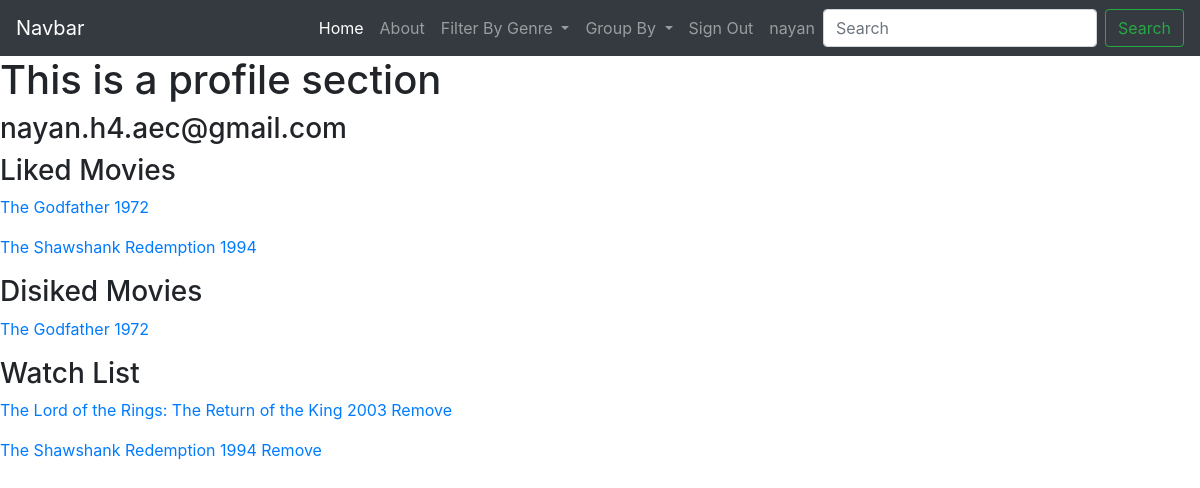
Before: /movie/profile (signed in) with the older database file.
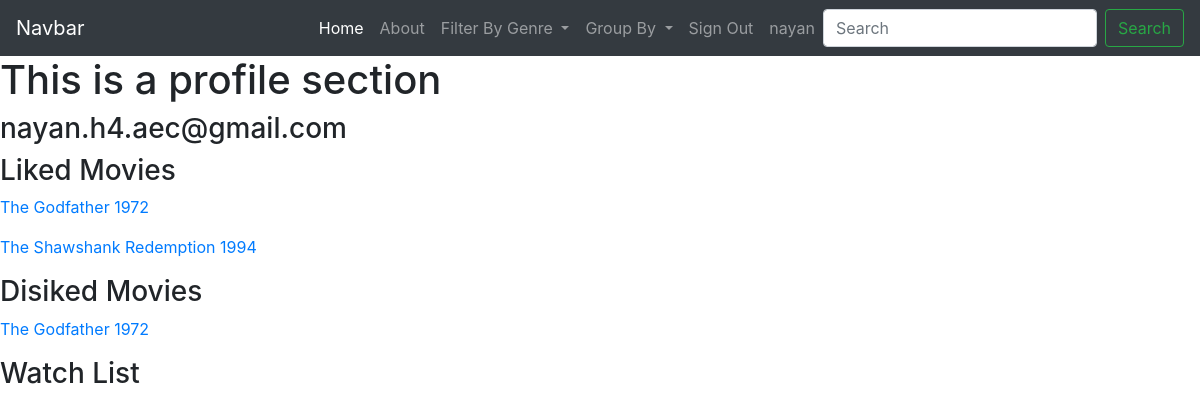
After: the same page with the newer database file.
### movie/models.py (models this page shows, shortened)
class ProfileLikedMovie(models.Model):
    Liked_list=models.ForeignKey(Movies, on_delete=models.CASCADE,related_name="like_later",null=True)
    ProfileLinked=models.ForeignKey(settings.AUTH_USER_MODEL, on_delete=models.CASCADE,related_name='userliked')

class Movies(models.Model):
    Director=models.CharField(max_length=30)
    Cast_I=models.CharField(max_length=30)
    Cast_II=models.CharField(max_length=30)
    Name=models.TextField()
    ReleaseYear=models.IntegerField()
    ImdbRating=models.CharField(max_length=3)
    Genre=models.TextField(null=True)
    Language=models.CharField(max_length=20,null=True)
    Like=models.IntegerField()
    Dislike=models.IntegerField()
    Availbility=models.TextField(null=True)
    def __str__(self):
        return f"{self.Name} {self.ReleaseYear}"

class ProfileDislikedMovie(models.Model):
    Dislike_list=models.ForeignKey(Movies, on_delete=models.CASCADE,related_name="dislike_later",null=True)
    ProfileLinked=models.ForeignKey(settings.AUTH_USER_MODEL, on_delete=models.CASCADE,related_name='userdisliked')

class Profile(models.Model):
    Watch_list=models.ForeignKey(Movies, on_delete=models.CASCADE,related_name="watch_later",null=True)
    ProfileLinked=models.ForeignKey(settings.AUTH_USER_MODEL, on_delete=models.CASCADE,related_name='user')

### movie/views.py (the view)
# urls.py: path('profile',profile_view,name='profile'),
def profile_view(request):
    obj1=ProfileLikedMovie.objects.filter(ProfileLinked=request.user)
    obj2=ProfileDislikedMovie.objects.filter(ProfileLinked=request.user)
    obj3=Profile.objects.filter(ProfileLinked=request.user)
    return render (request,'movie/profile.html',{'object1':obj1,'object2':obj2,'object3':obj3})

### movie/templates/movie/profile.html (shortened to what this page needs)
{% extends 'movie/base.html' %}
{% block static%}
{% load static %}
<link rel="stylesheet" type="text/css" href="{% static 'movie/style/rating.css' %}">
<link rel="stylesheet" href="https://cdnjs.cloudflare.com/ajax/libs/font-awesome/4.7.0/css/font-awesome.min.css">
{% endblock %}
{% block content %}
<h1>This is a profile section</h1>
<h3>{{request.user.email}}</h3>
<h3>Liked Movies</h3>
{% for i in object1 %}
<a href="{% url 'detail' i.Liked_list.pk %}"><p>{{i.Liked_list}}</p></a>
{% endfor %}
<h3>Disiked Movies</h3>
{% for i in object2 %}
<a href="{% url 'detail' i.Dislike_list.pk %}"><p>{{i.Dislike_list}}</p></a>
{% endfor %}
<h3>Watch List</h3>
{% for i in object3 %}
<a href="{% url 'detail' i.Watch_list.pk %}">
<p>{{i.Watch_list}} <a href="{% url 'nowatchlist' i.pk %}">Remove</a> </p>
</a>
{% endfor %}
{% endblock %}

Changed rows visible on the page:
removed Profile: Watch_list "The Lord of the Rings: The Return of the King 2003"
removed Profile: Watch_list "The Shawshank Redemption 1994"
